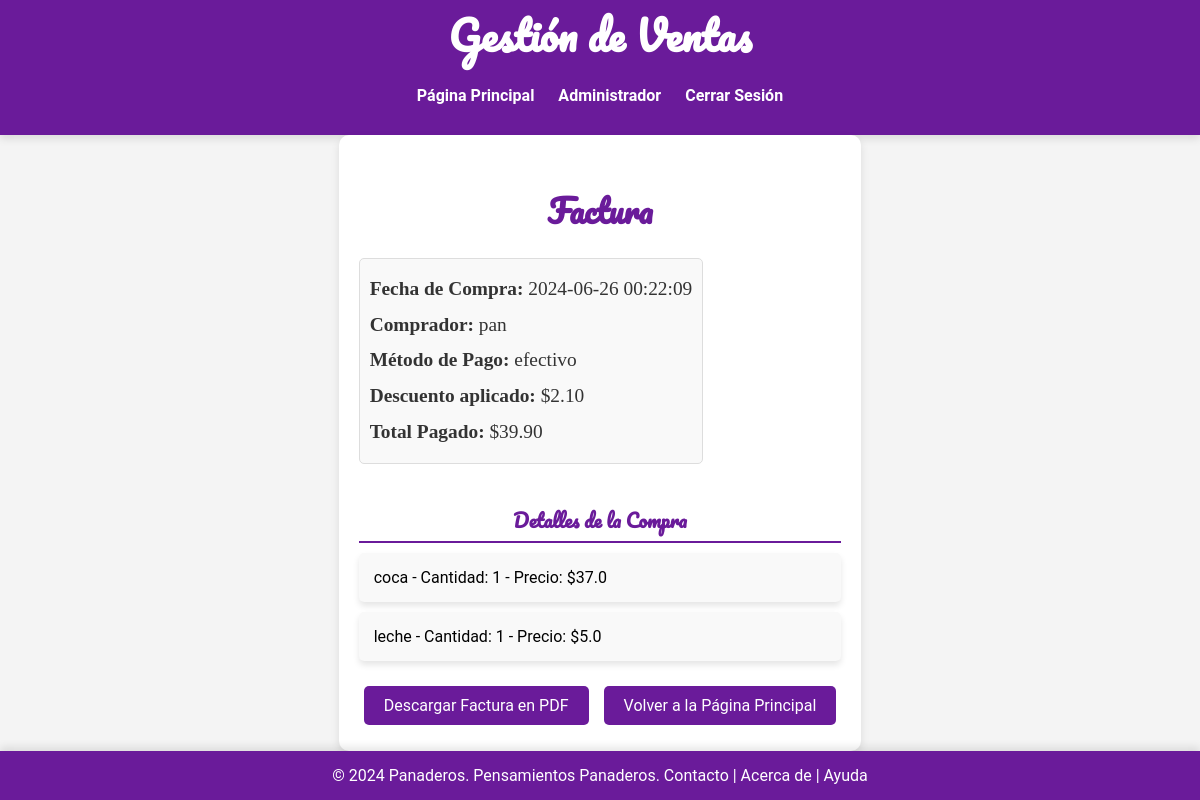
The app's page /factura/3 (signed in) with its own data.
### app.py (models this page shows)
class Usuario(UserMixin, db.Model):
    id = db.Column(db.Integer, primary_key=True)
    nombre_usuario = db.Column(db.String(150), unique=True, nullable=False)
    contraseña = db.Column(db.String(150), nullable=False)
    rol = db.Column(db.String(50), nullable=False)
    tarjeta = db.Column(db.String(20), nullable=True)  # Nuevo campo
    compras = db.relationship('Compra', backref='usuario', lazy=True)

class Compra(db.Model):
    id = db.Column(db.Integer, primary_key=True)
    usuario_id = db.Column(db.Integer, db.ForeignKey('usuario.id'), nullable=False)
    fecha = db.Column(db.DateTime, nullable=False, default=datetime.utcnow)
    total = db.Column(db.Float, nullable=False)
    metodo_pago = db.Column(db.String(50), nullable=False)
    detalles = db.relationship('DetalleCompra', backref='compra', lazy=True)

class DetalleCompra(db.Model):
    id = db.Column(db.Integer, primary_key=True)
    compra_id = db.Column(db.Integer, db.ForeignKey('compra.id'), nullable=False)
    producto_id = db.Column(db.Integer, db.ForeignKey('producto.id'), nullable=False)
    cantidad = db.Column(db.Integer, nullable=False)
    precio = db.Column(db.Float, nullable=False)
    producto = db.relationship('Producto', backref='detalles')

class Producto(db.Model):
    id = db.Column(db.Integer, primary_key=True)
    nombre = db.Column(db.String(100), nullable=False)
    precio = db.Column(db.Float, nullable=False)
    cantidad = db.Column(db.Integer, nullable=False)
    imagen = db.Column(db.String(20), nullable=False, default='default.jpg')

### app.py (the view)
@app.route('/factura/<int:compra_id>')
@login_required
def factura(compra_id):
    compra = Compra.query.get_or_404(compra_id)
    usuario = Usuario.query.get(compra.usuario_id)
    detalles = DetalleCompra.query.filter_by(compra_id=compra.id).all()
    productos_detalles = []
    for detalle in detalles:
        producto = Producto.query.get(detalle.producto_id)
        productos_detalles.append({'producto': producto, 'cantidad': detalle.cantidad, 'precio': detalle.precio})
    if compra.metodo_pago == 'efectivo':
        descuento = compra.total * 0.05 / 0.95
        incremento = 0
    elif compra.metodo_pago == 'tarjeta':
        incremento = compra.total * 0.10 / 1.10
        descuento = 0
    else:
        descuento = 0
        incremento = 0
    fecha_con_hora = compra.fecha.strftime('%Y-%m-%d %H:%M:%S')
    return render_template('factura.html', compra=compra, productos_detalles=productos_detalles, descuento=descuento, incremento=incremento, fecha=fecha_con_hora, usuario=usuario.nombre_usuario)

### app.py (called while the page is built)
@login_manager.user_loader
def cargar_usuario(usuario_id):
    with Session(db.engine) as session:
        return session.get(Usuario, int(usuario_id))

### templates/factura.html
{% extends "layout.html" %}
{% block content %}
<div class="invoice-box">
    <h2 class="invoice-header">Factura</h2>
    <div class="invoice-info">
        <p><strong>Fecha de Compra:</strong> {{ fecha }}</p>
        <p><strong>Comprador:</strong> {{ usuario }}</p>
        <p><strong>Método de Pago:</strong> {{ compra.metodo_pago }}</p>
        {% if compra.metodo_pago == 'efectivo' %}
        <p><strong>Descuento aplicado:</strong> ${{ '{:.2f}'.format(descuento) }}</p>
        {% elif compra.metodo_pago == 'tarjeta' %}
        <p><strong>Incremento aplicado:</strong> ${{ '{:.2f}'.format(incremento) }}</p>
        {% endif %}
        <p><strong>Total Pagado:</strong> ${{ '{:.2f}'.format(compra.total) }}</p>
    </div>
    <h3 class="invoice-details-header">Detalles de la Compra</h3>
    <ul class="invoice-details">
        {% for item in productos_detalles %}
        <li>
            <span>{{ item.producto.nombre }} - Cantidad: {{ item.cantidad }} - Precio: ${{ item.precio }}</span>
        </li>
        {% endfor %}
    </ul>
    <div class="invoice-actions">
        <a href="{{ url_for('descargar_factura', compra_id=compra.id) }}" class="btn">Descargar Factura en PDF</a>
        <a href="{{ url_for('index') }}" class="btn">Volver a la Página Principal</a>
    </div>
</div>
{% endblock %}

### static/css/styles.css (style rules this page uses)
body { display: flex; flex-direction: column; min-height: 100vh; font-family: 'Roboto', sans-serif; margin: 0; padding: 0; background-color: #f4f4f4; }
h1, h2 { color: #333; }
h2 { font-family: 'Pacifico', cursive; font-size: 2em; color: #6A1B9A; }
a { color: #6A1B9A; text-decoration: none; }
.invoice-info { text-align: left; border: 1px solid #ddd; border-radius: 5px; padding: 10px; margin-bottom: 20px; display: inline-block; background-color: #f9f9f9; font-family: 'Georgia', serif; font-size: 1.1em; color: #333; line-height: 1.6; }
.invoice-info p { margin: 5px 0; font-size: 1.1em; }
.invoice-header { font-family: 'Pacifico', cursive; color: #6A1B9A; text-align: center; margin-bottom: 20px; }
.invoice-details-header { font-family: 'Pacifico', cursive; color: #6A1B9A; margin-top: 20px; margin-bottom: 10px; border-bottom: 2px solid #6A1B9A; padding-bottom: 5px; text-align: center ; }
.invoice-details { list-style-type: none; padding: 0; margin: 0; }
.invoice-details li { background: #f9f9f9; margin: 10px 0; padding: 15px; border-radius: 5px; box-shadow: 0 4px 6px rgba(0, 0, 0, 0.1); }
.invoice-actions { display: flex; justify-content: center; margin-top: 20px; }
.invoice-actions .btn { padding: 10px 20px; background-color: #6A1B9A; color: white; border: none; border-radius: 5px; text-decoration: none; text-align: center; transition: background-color 0.3s ease, box-shadow 0.3s ease; font-size: 1em; margin: 5px; }
.invoice-actions .btn:first-child { margin-right: 10px; }

### records on screen
Usuario: nombre_usuario "pan"
Compra: metodo_pago "efectivo", total "39.90"
DetalleCompra: producto.nombre "coca", cantidad "1", precio "37.0"
DetalleCompra: producto.nombre "leche", cantidad "1", precio "5.0"

### other values on screen
{{ fecha }} "2024-06-26 00:22:09"
{{ '{:.2f}'.format(descuento) }} "2.10"
